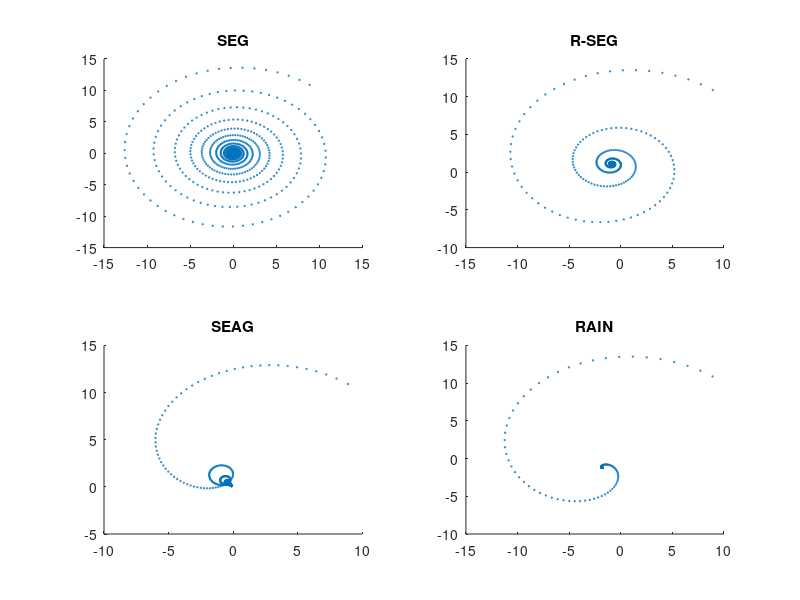

Reproduce this figure in MATLAB.

% f(x,y) = xy
% comparing RAIN, EG, EAG, R-EG 

n = 1000;
tau = 0.1;
z0 = [10,10]';
sigma = 0.001;

REG_flow = zeros(n,2);
REG_gnorm = zeros(n,1);
z = z0;
for i = 1:n
    w = z - tau * [z(2),-z(1)]' + tau / 10 * (z0 - z) + normrnd(0,sigma,[2,1]);
    z = z - tau * [w(2),-w(1)]' + tau / 10 * (z0 - w) + normrnd(0,sigma,[2,1]);
    REG_flow(i,:) = z;
    REG_gnorm(i) = norm(z);
end


EAG_flow = zeros(n,2);
EAG_gnorm = zeros(n,1);
z = z0;
for i = 1:n
    w = z - tau * [z(2),-z(1)]' + 1 / (i+2) * (z0 - z) + normrnd(0,sigma,[2,1]);
    z = z - tau * [w(2),-w(1)]' + 1 / (i+2) * (z0 - z) + normrnd(0,sigma,[2,1]);
    EAG_flow(i,:) = z;
    EAG_gnorm(i) = norm(z);
end

RAIN_flow = zeros(n,2);
RAIN_gnorm = zeros(n,1);
z = z0;
for i = 1:n
    w = z - tau * [z(2),-z(1)]' + normrnd(0,sigma,[2,1]);
    for  j = 1:i
        w = w + tau / 100 * 1.0001^j * (RAIN_flow(j,:)' - z);
    end
    z = z - tau * [w(2),-w(1)]' + normrnd(0,sigma,[2,1]); 
    for  j = 1:i
        z = z + tau / 100  * 1.0001^j * (RAIN_flow(j,:)' - w) ;
    end
    RAIN_flow(i,:) = z;
    RAIN_gnorm(i) = norm(z);
end

EG_flow = zeros(n,2);
EG_gnorm = zeros(n,1);
z = z0;
for i = 1:n
    w = z - tau * [z(2),-z(1)]';
    z = z - tau * [w(2),-w(1)]';
    EG_flow(i,:) = z;
    EG_gnorm(i) = norm(z);
end

figure(1);

subplot(2,2,1);
scatter(EG_flow(:,1), EG_flow(:,2),1);
title('SEG');

subplot(2,2,2);
scatter(REG_flow(:,1), REG_flow(:,2),1);
title('R-SEG');

subplot(2,2,3);
scatter(EAG_flow(:,1), EAG_flow(:,2),1);
title('SEAG');

subplot(2,2,4);
scatter(RAIN_flow(:,1), RAIN_flow(:,2),1);
title('RAIN');


